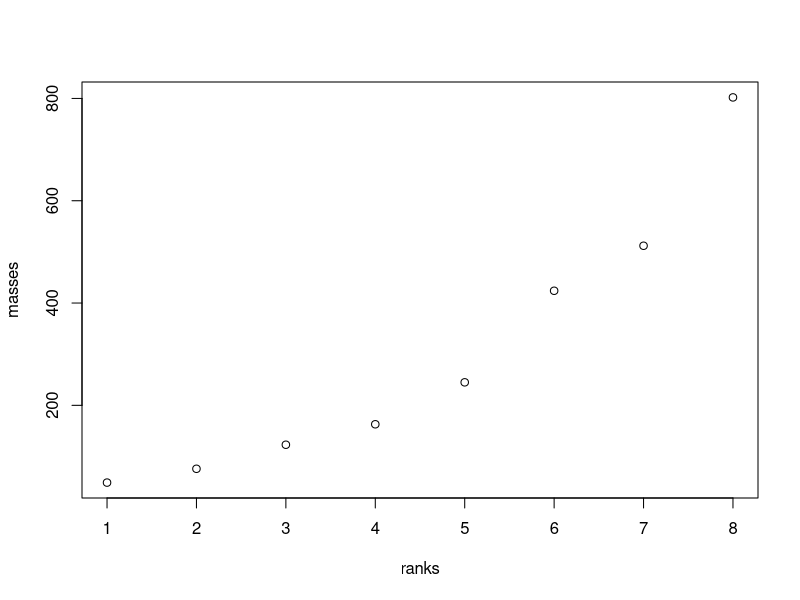
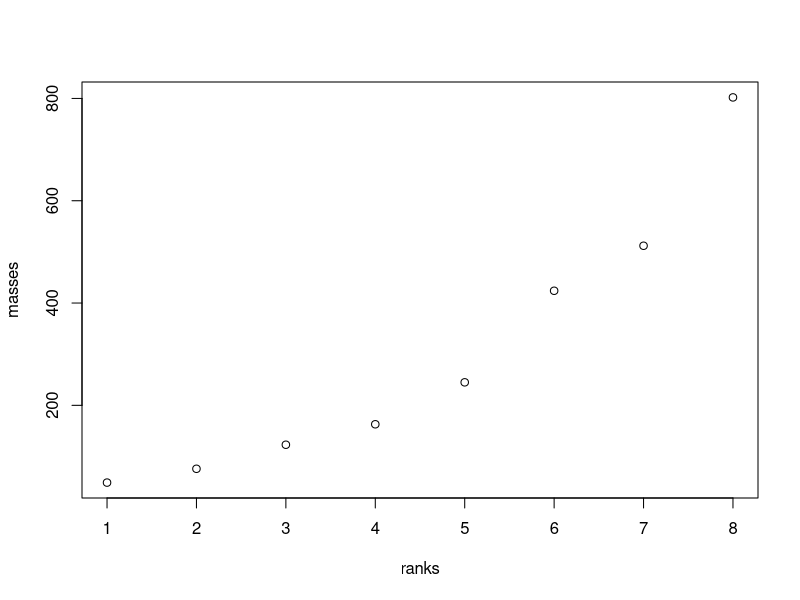
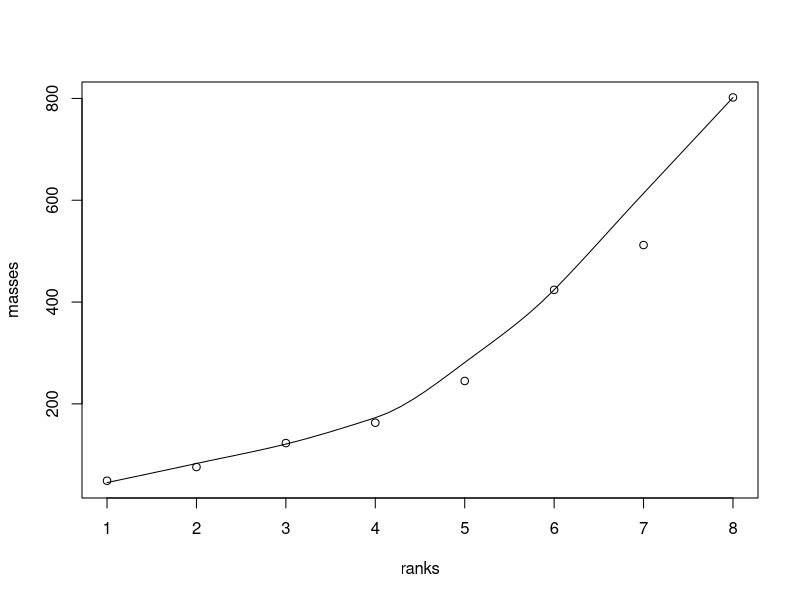
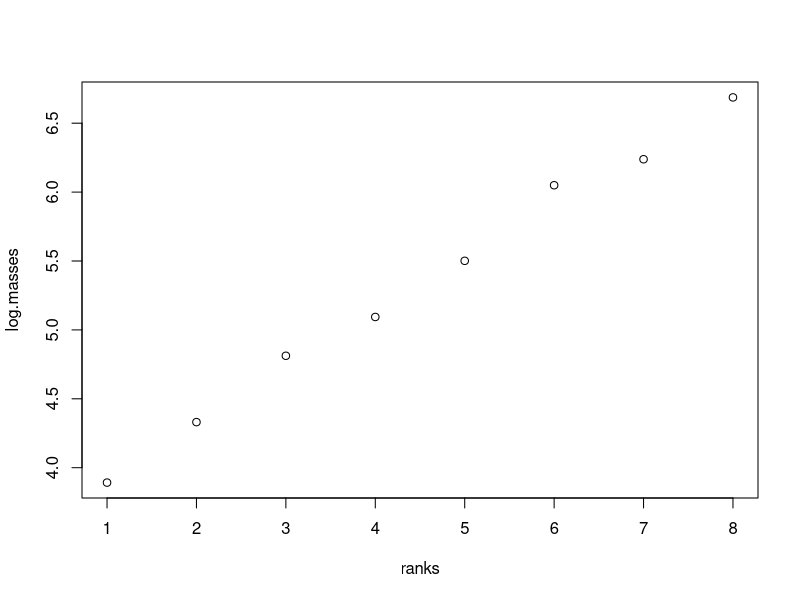
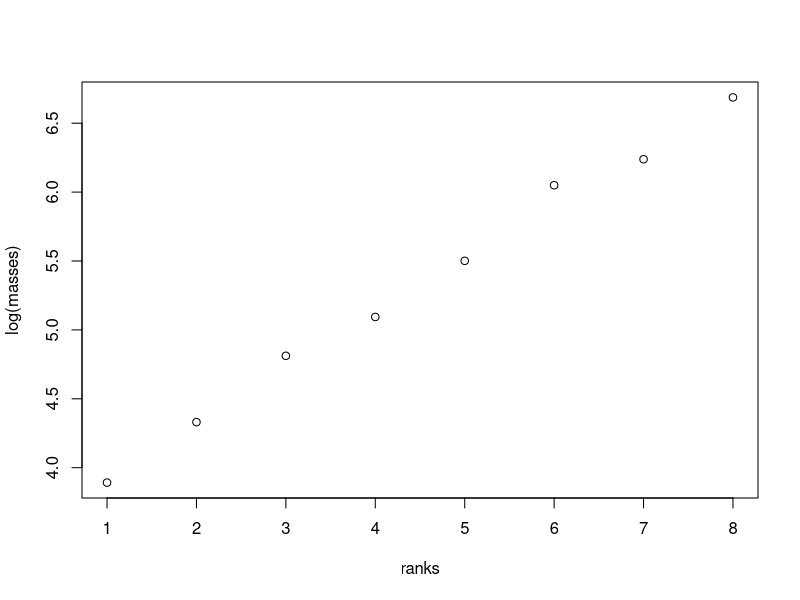
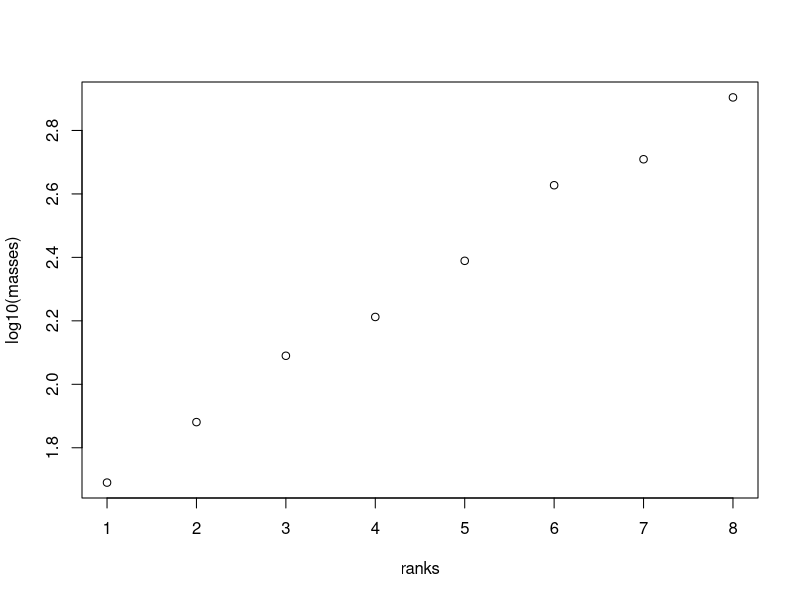
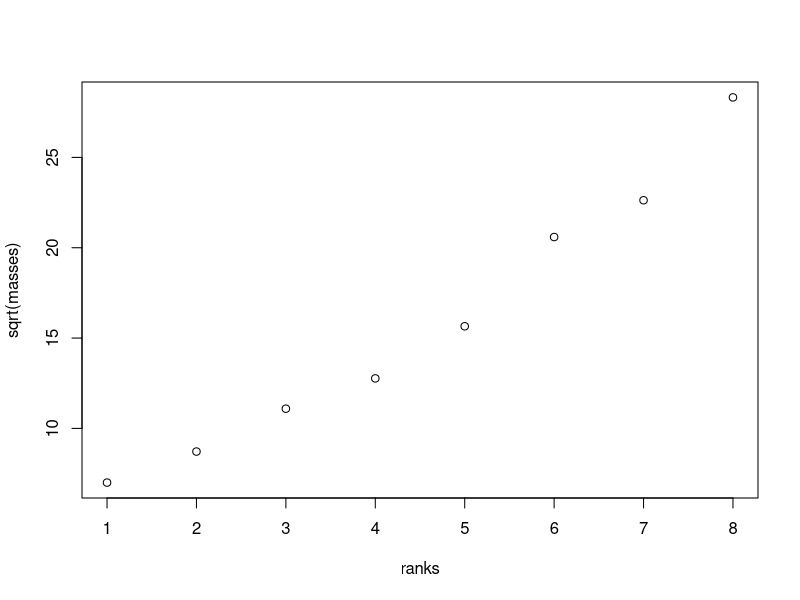
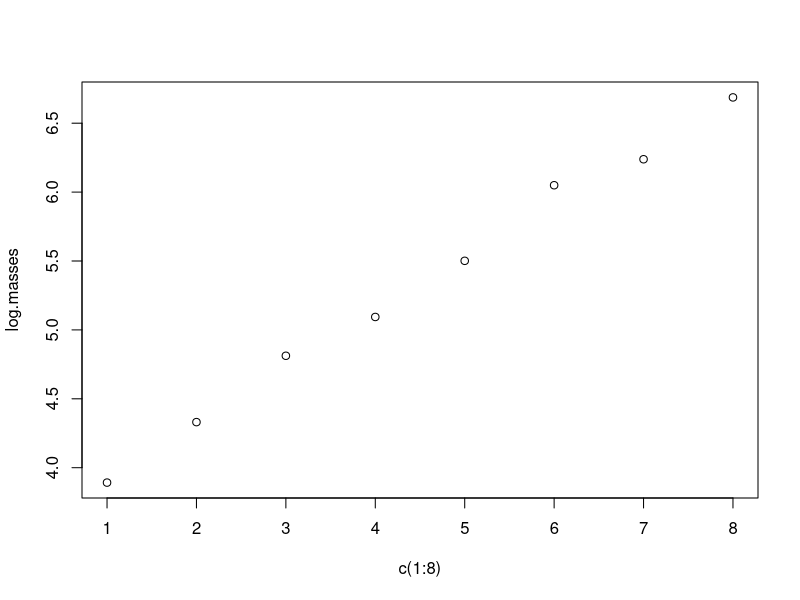

Write R code to recreate these figures, in order.
## ---- chunk 1
knitr::opts_chunk$set(echo = TRUE)
## ---- chunk 2
masses <- c(49, 76, 123, 163, 245, 424, 512, 802)
ranks  <- c(1,   2,   3,   4,   5,   6,   7,   8)
ranks  <- seq(1,8)
ranks  <- 1:8
ranks  <- 1:length(masses)


plot(masses ~ ranks)
plot(ranks , masses)
scatter.smooth(masses ~ ranks)


log.masses <- log(masses)

plot(log.masses ~ ranks)

plot(log(masses) ~ ranks)

plot(log10(masses) ~ ranks)

plot(sqrt(masses) ~ ranks)


plot(log.masses ~ c(1:8))

## ---- chunk 3
76/49

mass.ratios <- masses[2:8]/masses[1:7]

hist(mass.ratios)

summary(mass.ratios)
masses[2]/masses[1]
masses[3]/masses[2]
masses[5]/masses[4]
masses[6]/masses[5]

masses[2:8]/masses[1:7]

mean(masses[2:8]/masses[1:7])

lm(log10(masses) ~ ranks)
lm((masses) ~ ranks)



